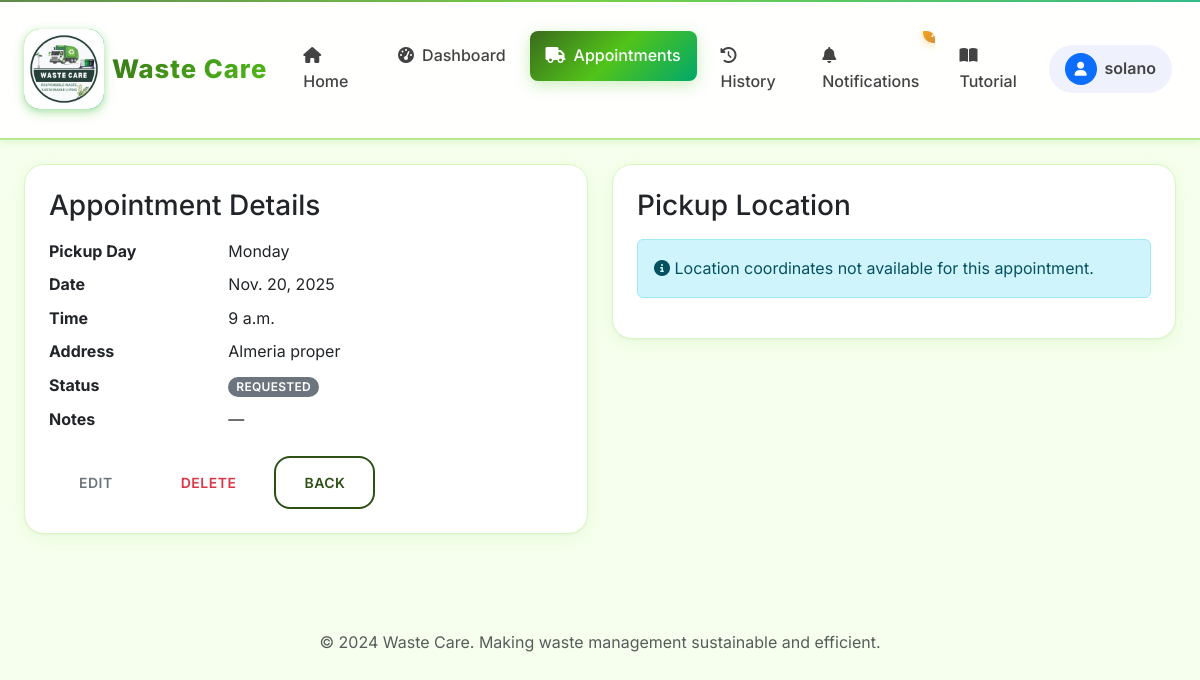
/appointments/10/ (signed in), run on the app's committed database.
### core/models.py (models this page shows, shortened)
class User(AbstractUser):
    ROLE_CHOICES = [
        ("residents", "Residents"),
        ("staff", "Staff"),
        ("admin", "Admin"),
    ]
    role = models.CharField(max_length=20, choices=ROLE_CHOICES, default="residents")

class Appointment(models.Model):
    STATUS_CHOICES = [
        ("requested", "Requested"),
        ("scheduled", "Scheduled"),
        ("in_progress", "In Progress"),
        ("completed", "Completed"),
        ("cancelled", "Cancelled"),
    ]
    WASTE_TYPE_CHOICES = [
        ("general", "General Waste"),
        ("recyclable", "Recyclable"),
        ("organic", "Organic/Compost"),
        ("hazardous", "Hazardous Waste"),
        ("bulk", "Bulk Items"),
    ]
    PRIORITY_CHOICES = [
        ("low", "Low Priority"),
        ("normal", "Normal"),
        ("high", "High Priority"),
        ("urgent", "Urgent"),
    ]
    DAY_CHOICES = [
        ("monday", "Monday"),
        ("tuesday", "Tuesday"),
        ("wednesday", "Wednesday"),
        ("thursday", "Thursday"),
        ("friday", "Friday"),
        ("saturday", "Saturday"),
        ("sunday", "Sunday"),
    ]
    customer = models.ForeignKey(User, on_delete=models.CASCADE, related_name="appointments")
    pickup_day = models.CharField(max_length=10, choices=DAY_CHOICES, default="monday", help_text="Preferred day of the week for pickup")
    address = models.CharField(max_length=255)
    latitude = models.DecimalField(max_digits=9, decimal_places=6, null=True, blank=True, help_text="Latitude coordinate")
    longitude = models.DecimalField(max_digits=9, decimal_places=6, null=True, blank=True, help_text="Longitude coordinate")
    preferred_date = models.DateField()
    preferred_time = models.TimeField()
    waste_type = models.CharField(max_length=20, choices=WASTE_TYPE_CHOICES, default="general")
    estimated_weight = models.DecimalField(max_digits=6, decimal_places=2, null=True, blank=True, help_text="Weight in kg")
    priority = models.CharField(max_length=10, choices=PRIORITY_CHOICES, default="normal")
    notes = models.TextField(blank=True)
    special_instructions = models.TextField(blank=True, help_text="Special handling requirements")
    status = models.CharField(max_length=20, choices=STATUS_CHOICES, default="requested")
    created_at = models.DateTimeField(auto_now_add=True)
    updated_at = models.DateTimeField(auto_now=True)
    handled_by = models.ForeignKey(
        User, on_delete=models.SET_NULL, null=True, blank=True, related_name="handled_appointments"
    )
    scheduled_datetime = models.DateTimeField(null=True, blank=True)
    completion_datetime = models.DateTimeField(null=True, blank=True)
    actual_weight = models.DecimalField(max_digits=6, decimal_places=2, null=True, blank=True)
    class Meta:
        ordering = ['-created_at']
        indexes = [
            models.Index(fields=['status', 'preferred_date']),
            models.Index(fields=['customer', 'status']),
        ]

### core/views.py (the view)
# urls.py: path("appointments/<int:pk>/", views.pickup_detail, name="pickup_detail"),
@login_required
def pickup_detail(request, pk):
    appt = get_object_or_404(Appointment, pk=pk)
    if not (is_staff_like(request.user) or appt.customer == request.user):
        logger.warning(f"User {request.user.username} attempted to access appointment {pk} without permission")
        raise PermissionDenied("You don't have permission to view this appointment.")
    SecurityUtils.log_user_action(request.user, "Viewed appointment details", f"Appointment ID: {appt.id}")
    return render(request, "core/pickup_detail.html", {"appointment": appt})

### core/context_processors.py (called while the page is built)
def navbar_context(request):
    context = {
        'MAPTILER_API_KEY': settings.MAPTILER_API_KEY,
    }
    if request.user.is_authenticated:
        context['unread_notifications'] = Notification.objects.filter(
            user=request.user,
            is_read=False
        ).count()
    else:
        context['unread_notifications'] = 0
    return context

### core/utils.py (called while the page is built)
    @staticmethod
    def log_user_action(user, action, details=None):
        logger.info(f"User {user.username} ({user.id}) performed action: {action}. Details: {details}")

### core/views.py (called while the page is built)
def is_staff_like(user: User) -> bool:
    return user.is_authenticated and (user.role in {"staff", "admin"} or user.is_staff)

### core/templates/core/pickup_detail.html (shortened to what this page needs)
{% extends "base.html" %}
{% block extra_css %}
<link rel="stylesheet" href="https://unpkg.com/leaflet@1.9.4/dist/leaflet.css" />
{% endblock %}
{% block content %}
<div class="row">
  <div class="col-lg-6">
    <div class="card p-4">
      <h3 class="mb-3">Appointment Details</h3>
      <dl class="row">
        <dt class="col-sm-4">Pickup Day</dt><dd class="col-sm-8">{{ appointment.get_pickup_day_display }}</dd>
        <dt class="col-sm-4">Date</dt><dd class="col-sm-8">{{ appointment.preferred_date }}</dd>
        <dt class="col-sm-4">Time</dt><dd class="col-sm-8">{{ appointment.preferred_time }}</dd>
        <dt class="col-sm-4">Address</dt><dd class="col-sm-8">{{ appointment.address }}</dd>
        <dt class="col-sm-4">Status</dt><dd class="col-sm-8"><span class="badge bg-secondary">{{ appointment.status }}</span></dd>
        <dt class="col-sm-4">Notes</dt><dd class="col-sm-8">{{ appointment.notes|default:'—' }}</dd>
      </dl>
      <div class="d-flex gap-2">
        <a class="btn btn-outline-secondary" href="{% url 'core:pickup_update' appointment.pk %}">Edit</a>
        <form method="post" action="{% url 'core:pickup_delete' appointment.pk %}">{% csrf_token %}
          <button class="btn btn-outline-danger">Delete</button>
        </form>
        <a class="btn btn-outline-primary" href="{% url 'core:pickup_list' %}">Back</a>
      </div>
    </div>
  </div>
  <div class="col-lg-6">
    <div class="card p-4">
      <h3 class="mb-3">Pickup Location</h3>
      {% if appointment.latitude and appointment.longitude %}
        <div id="map" style="height: 300px; border-radius: 8px;"></div>
      {% else %}
        <div class="alert alert-info">
          <i class="fas fa-info-circle"></i> Location coordinates not available for this appointment.
        </div>
      {% endif %}
    </div>
  </div>
</div>
{% endblock %}

### waste_care/templates/includes/navbar.html (shortened to what this page needs)
{% load static %}
<nav class="navbar navbar-expand-lg sticky-top">
  <div class="container-fluid px-4">
    <a class="navbar-brand d-flex align-items-center" href="{% url 'core:home' %}">
      <div class="brand-icon me-2">
        <img src="{% static 'img/image1.jpg' %}" alt="Waste Care logo" class="brand-icon-image">
      </div>
      <span class="brand-text">Waste Care</span>
    </a>
    <div class="collapse navbar-collapse" id="navbarNav">
      <ul class="navbar-nav me-auto">
        <li class="nav-item">
          <a class="nav-link {% if request.resolver_match.url_name == 'home' %}active{% endif %}" href="{% url 'core:home' %}">
            <i class="fas fa-home me-2"></i>Home
          </a>
        </li>
        <li class="nav-item dropdown">
          <a class="nav-link dropdown-toggle {% if 'dashboard' in request.resolver_match.url_name %}active{% endif %}" href="#" id="dashboardDropdown" role="button" data-bs-toggle="dropdown" aria-expanded="false">
            <i class="fas fa-tachometer-alt me-2"></i>Dashboard
          </a>
        </li>
        <li class="nav-item dropdown">
          <a class="nav-link dropdown-toggle {% if 'pickup' in request.resolver_match.url_name or 'appointment' in request.resolver_match.url_name or 'scheduling' in request.resolver_match.url_name %}active{% endif %}" href="#" id="appointmentsDropdown" role="button" data-bs-toggle="dropdown" aria-expanded="false">
            <i class="fas fa-truck me-2"></i>Appointments
          </a>
        </li>
        <li class="nav-item">
          <a class="nav-link {% if request.resolver_match.url_name == 'history' %}active{% endif %}" href="{% url 'core:history' %}">
            <i class="fas fa-history me-2"></i>History
          </a>
        </li>
        <li class="nav-item">
          <a class="nav-link {% if request.resolver_match.url_name == 'notifications' %}active{% endif %}" href="{% url 'core:notifications' %}">
            <i class="fas fa-bell me-2"></i>Notifications
            {% if unread_notifications > 0 %}
              <span class="notification-badge">{{ unread_notifications }}</span>
            {% endif %}
          </a>
        </li>
        <li class="nav-item">
          <a class="nav-link {% if request.resolver_match.url_name == 'tutorial' %}active{% endif %}" href="{% url 'core:tutorial' %}">
            <i class="fas fa-book-open me-2"></i>Tutorial
          </a>
        </li>
      </ul>
      <ul class="navbar-nav">
        {% if user.is_authenticated %}
          <li class="nav-item dropdown">
            <a class="nav-link dropdown-toggle d-flex align-items-center px-3 py-2" href="#" id="userDropdown" role="button" data-bs-toggle="dropdown">
              <div class="rounded-circle bg-primary d-flex align-items-center justify-content-center me-2" style="width: 32px; height: 32px;">
                <i class="fas fa-user text-white" style="font-size: 0.875rem;"></i>
              </div>
              <span class="fw-semibold">{{ user.username }}</span>
            </a>
          </li>
        {% endif %}
      </ul>
    </div>
  </div>
</nav>

### data on the page
User: username "solano"
Appointment: pickup_day "Monday", preferred_date "Nov. 20, 2025", preferred_time "9 a.m.", address "Almeria proper", status "REQUESTED", notes "—"
